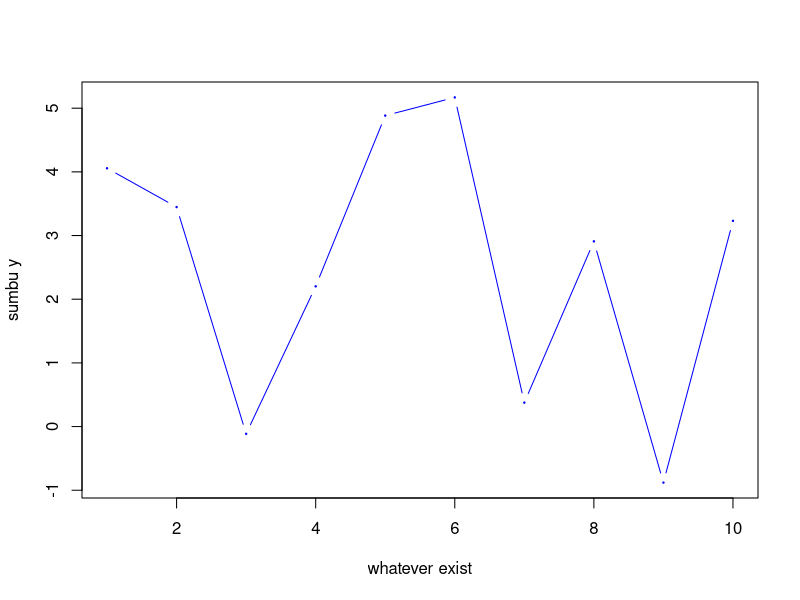
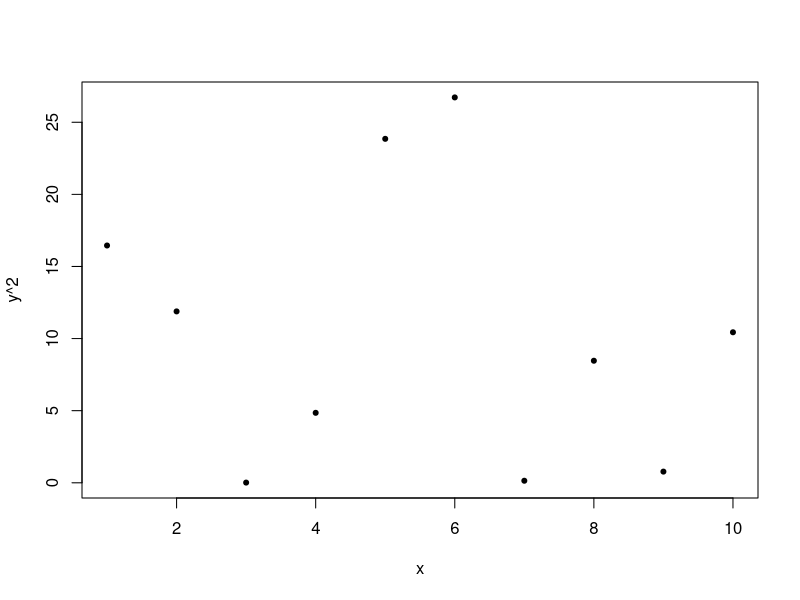

These charts were generated, in order, by the following R code:
# %% [markdown]
# ## Help is this?
# Mean that I don't understand. Just yeah, not so bad, tho.
# 
# 
# Maybe things to do (great, its just like G-collab): 
# - panel data plz
# - else
# - git and hub

# %% [code] {"_execution_state":"idle","jupyter":{"outputs_hidden":false},"execution":{"iopub.status.busy":"2022-11-13T02:13:43.200172Z","iopub.execute_input":"2022-11-13T02:13:43.202335Z","iopub.status.idle":"2022-11-13T02:13:43.230995Z"}}
# Library
library(tidyverse) # metapackage of all tidyverse packages
list.files(path = "../input")

# write up: directory (/kaggle/working/)

# %% [code] {"jupyter":{"outputs_hidden":false},"execution":{"iopub.status.busy":"2022-11-13T02:13:43.234340Z","iopub.execute_input":"2022-11-13T02:13:43.236274Z","iopub.status.idle":"2022-11-13T02:13:43.337619Z"}}
set.seed(10)
x = 1:10
y = rnorm(10,4,3)

plot(x,y, pch=20, cex=0.3, col="blue", type="b",
    xlab = "whatever exist", ylab="sumbu y")

# %% [code] {"jupyter":{"outputs_hidden":false},"execution":{"iopub.status.busy":"2022-11-13T02:13:43.341076Z","iopub.execute_input":"2022-11-13T02:13:43.343046Z","iopub.status.idle":"2022-11-13T02:13:43.423784Z"}}
plot(x, y^2, pch=20)

# It's time to shine!
shapiro.test(y^2)

# Commit change in here, in r version
t.test(x, y^2)


